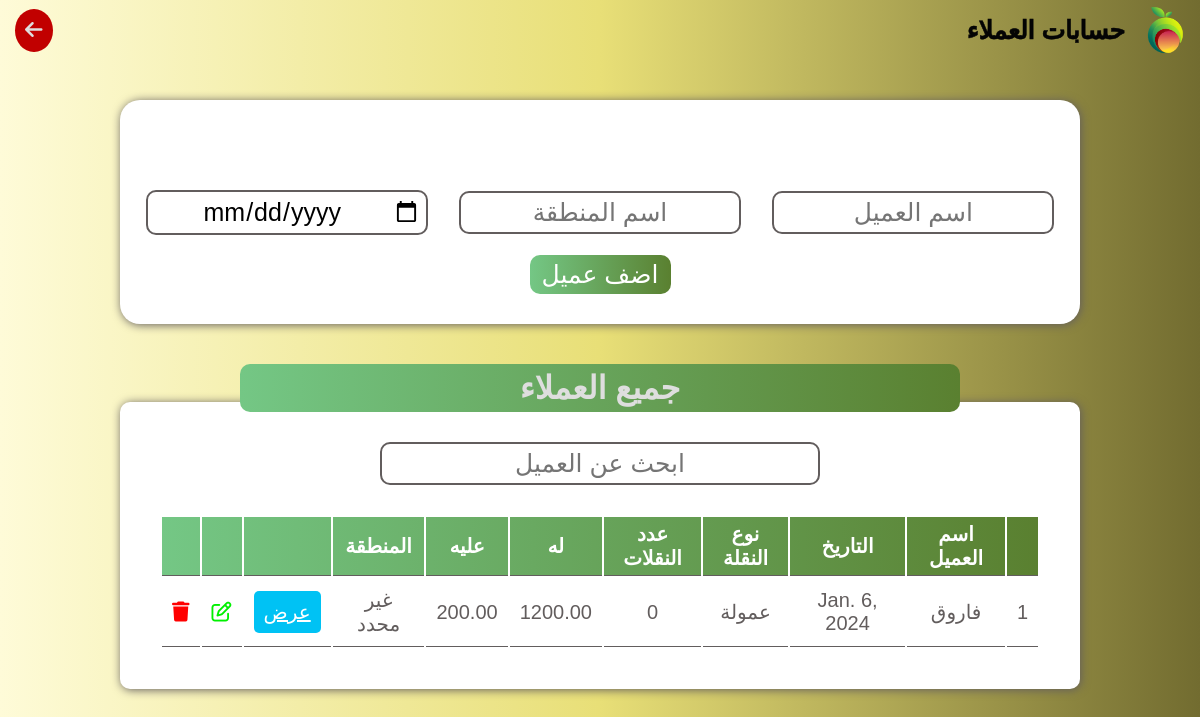
/suppliersaccounts (signed in), run on an earlier commit of the app's database.
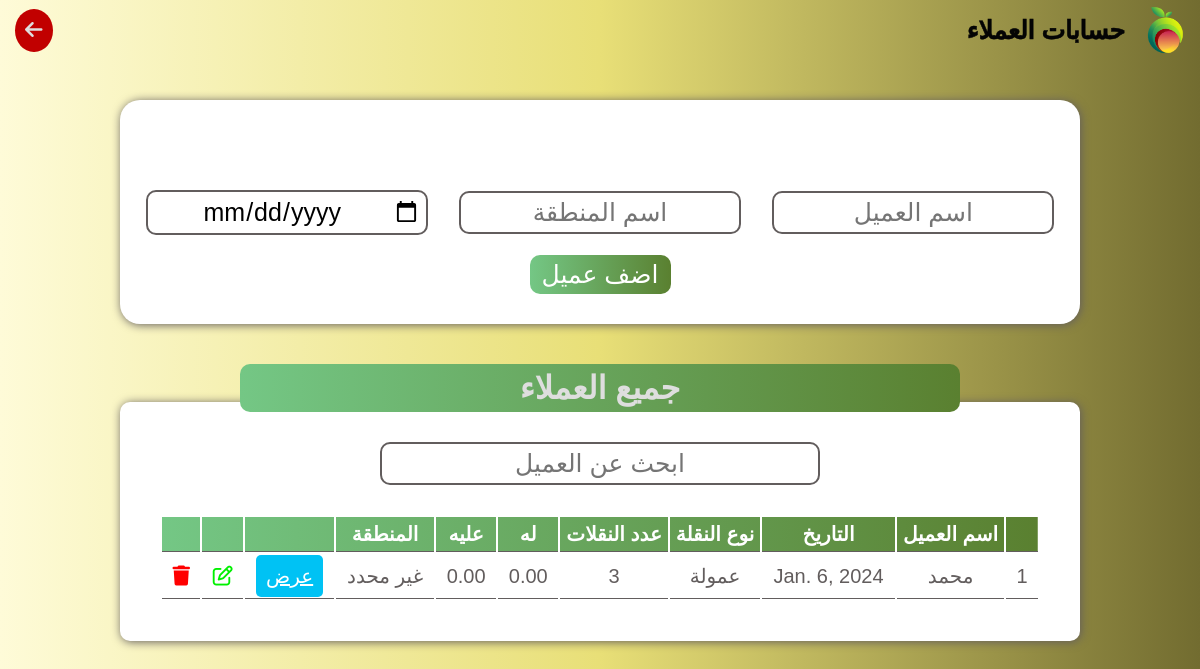
And on a later commit of the database.
### user/models.py (models this page shows, shortened)
class Supplier(models.Model):
    name = models.CharField(max_length=30)
    place = models.CharField(max_length=70, default='غير محدد')
    date = models.DateField(default=timezone.now().date())
    type = models.CharField(max_length=30, default='عمولة')
    his_money = models.DecimalField(max_digits=10, decimal_places=2, default=0)
    on_him_money = models.DecimalField(max_digits=10, decimal_places=2,default=0)
    total = models.DecimalField(max_digits=10, decimal_places=2, blank=True, null=True)
    num_of_containers = models.PositiveIntegerField(default=0)
    @property
    def total(self):
        return self.his_money - self.on_him_money
    @property
    def num_of_containers(self):
        return self.container_set.count()

### user/views.py (the view, shortened to what this page needs)
# urls.py: path('suppliersaccounts',views.suppliers_accounts, name='suppliersaccounts' ),
@login_required(login_url="login")
def suppliers_accounts(request):
    sup = Supplier.objects.all()
    context = {'sup': sup}
    return render(request, 'suppliersaccounts.html', context)

### templates/suppliersaccounts.html (shortened to what this page needs)
{% load static %}
<!DOCTYPE html>
<html lang="en">
<head>
    <link rel="stylesheet" href="https://cdnjs.cloudflare.com/ajax/libs/font-awesome/6.5.1/css/all.min.css" />
    <link rel="stylesheet" href="{% static "css/main.css" %}">
</head>
<body>
    <header>
        <div class="main">
            <img src="{% static "images/logo.png" %}" alt="">
            <h1>حسابات العملاء</h1>
        </div>
        <a href="#" onclick="goBack()"><i class="fa-solid fa-arrow-left"></i></a>
    </header>
    <div class="todayscar">
        <form method ="POST"  class="addcar" action="{% url "suppliersaccounts" %}">
            <ul class="messages">
            </ul>
            <div>
                <input name ="name" type="text" placeholder="اسم العميل">
                <input name = 'place' type="text" placeholder="اسم المنطقة">
                <input name = 'date' type="date" placeholder="المنظقة">
            </div>
            <button class="addbtn">اضف عميل</button>
        </form>
        <div class="title">
            <h1>جميع العملاء</h1>
        </div>
        <div class="table">
            <input id="searchbar" type="text" placeholder="ابحث عن العميل">
            <table>
                <thead>
                    <tr>
                        <th></th>
                        <th>اسم العميل</th>
                        <th>التاريخ</th>
                        <th>نوع النقلة</th>
                        <th>عدد النقلات</th>
                        <th>له</th>
                        <th>عليه</th>
                        <th>المنطقة</th>
                        <th></th>
                        <th></th>
                        <th></th>
                    </tr>
                </thead>
                <tbody id="tablebody">
                    {% for sup in sup  %}
                    <tr>
                        <td>1</td>
                        <td>{{sup.name}}</td>
                        <td>{{sup.date}}</td>
                        <td>عمولة</td>
                        <td>{{sup.num_of_containers}}</td>
                        <td>{{sup.his_money}}</td>
                        <td>{{sup.on_him_money}}</td>
                        <td>{{sup.place}}</td>
                        <td><a href="{% url "supplierpage" sup.id %}" class="type" id="show">عرض</a></td>
                        <td><a href="{% url "supplierupdate" sup.id %}"><button id="editsupplier" class="btn" style="color: #00F000;"><i class="fa-regular fa-pen-to-square"></i></button></a></td>
                        <td><a href="{% url "suppliersdelete" sup.id %}" ><button id="deletecar" class="btn"  style="color: #FF0000;" ><i class="fa-solid fa-trash"></i></button></a></td>
                    </tr>
                    {% endfor %}
                </tbody>
            </table>
        </div>
    </div>
</body>
</html>

What changed in the data, as far as the page shows it:
removed Supplier: name "فاروق", date "Jan. 6, 2024", num_of_containers "0", his_money "1200.00", on_him_money "200.00", place "غير محدد"
added Supplier: name "محمد", date "Jan. 6, 2024", num_of_containers "3", his_money "0.00", on_him_money "0.00", place "غير محدد"
